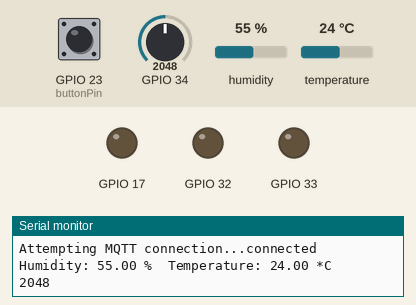
This sketch was run on a simulated ESP32. On the bench: output pins drawn as LEDs (lit = HIGH), the last lines printed to the serial monitor. The test bench sets the inputs (shaded band); at power-on: GPIO 23 (buttonPin) LOW, GPIO 34 = 2048, humidity 55 %, temperature 24 °C. WiFi joins after 1.5 s; servers stay silent unless stated; random numbers use the default seed unless the sketch sets one; no MQTT or app messages arrive unless stated.

Above: at 2.7 s.
2.8 s: GPIO 23 (buttonPin) pulled HIGH for 1 s
At 4.5 s:
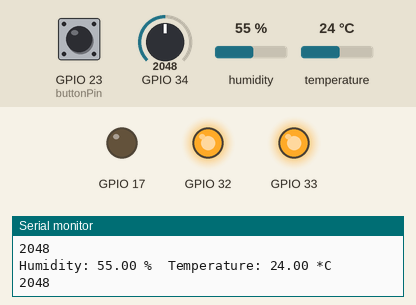
5.3 s: GPIO 23 (buttonPin) pulled HIGH for 0.65 s
At 7.1 s:
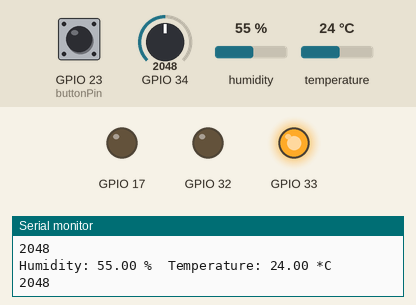
11.5 s: GPIO 23 (buttonPin) pulled HIGH for 3.2 s
At 13.4 s:
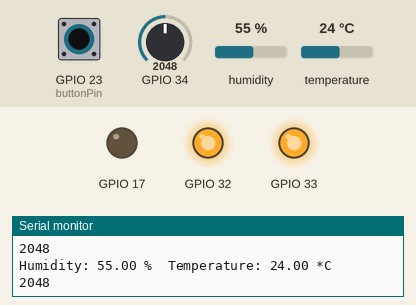
Timing chart, 0 to 14.9 s (numbered marks = the images above; inputs shaded):
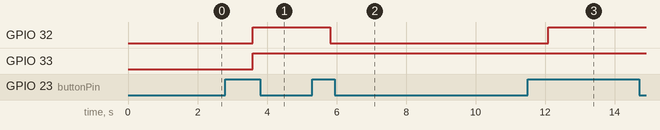

The sketch:

PLACIENCY.ino
```cpp
#include "DHT.h"
#include "Adafruit_Sensor.h"
#include <WiFi.h>
#include <PubSubClient.h>

#define DHTPIN 25       // DHT 센서가 연결된 핀
#define DHTTYPE DHT11   // DHT11을 사용할 경우

DHT dht(DHTPIN, DHTTYPE);
WiFiClient espClient;
PubSubClient client(espClient);

const char* ssid = "bssm_free";
const char* password = "bssm_free";
const char* mqtt_server = "broker.mqtt-dashboard.com";

const int buttonPin = 23; // 버튼이 연결된 핀 번호
bool lastButtonState = LOW;
int ledState = 0;

unsigned long lastMsg = 0;
#define MSG_BUFFER_SIZE  (50)
char msg[MSG_BUFFER_SIZE];
int value = 0;

void setup_wifi() {
  delay(10);
  Serial.println();
  Serial.print("Connecting to ");
  Serial.println(ssid);

  WiFi.mode(WIFI_STA);
  WiFi.begin(ssid, password);

  while (WiFi.status() != WL_CONNECTED) {
    delay(500);
    Serial.print(".");
  }

  randomSeed(micros());

  Serial.println("");
  Serial.println("WiFi connected");
  Serial.println("IP address: ");
  Serial.println(WiFi.localIP());
}

void callback(char* topic, byte* payload, unsigned int length) {
  Serial.print("Message arrived [");
  Serial.print(topic);
  Serial.print("] ");
  for (int i = 0; i < length; i++) {
    Serial.print((char)payload[i]);
  }
  Serial.println();
}

void reconnect() {
  while (!client.connected()) {
    Serial.print("Attempting MQTT connection...");
    String clientId = "ESP8266Client-";
    clientId += String(random(0xffff), HEX);
    if (client.connect(clientId.c_str())) {
      Serial.println("connected");
      client.subscribe("bssm/hino");
    } else {
      Serial.print("failed, rc=");
      Serial.print(client.state());
      Serial.println(" try again in 5 seconds");
      delay(5000);
    }
  }
}

void setup() {
  Serial.begin(115200);
  dht.begin();
  setup_wifi();

  client.setServer(mqtt_server, 1883);
  client.setCallback(callback);

  pinMode(33, OUTPUT); // 빨간불
  pinMode(32, OUTPUT); // 노란불
  pinMode(17, OUTPUT); // 초록불
  pinMode(buttonPin, INPUT); // 버튼 입력 설정
}

void loop() {
  delay(1000);
  float humidity = dht.readHumidity();    // 습도 읽기
  float temperature = dht.readTemperature(); // 섭씨 온도 읽기
  int sensorVal = analogRead(34); // 조도 읽기

  if (isnan(humidity) || isnan(temperature)) {
    Serial.println("Failed to read from DHT sensor!");
    return;
  }

  if (!client.connected()) {
    reconnect();
  }
  client.loop();

  Serial.print("Humidity: ");
  Serial.print(humidity);
  Serial.print(" %\t");
  Serial.print("Temperature: ");
  Serial.print(temperature);
  Serial.println(" *C");

  Serial.println(sensorVal);

  // 버튼 상태 읽기
  bool buttonState = digitalRead(buttonPin);
  if (buttonState == HIGH && lastButtonState == LOW) {
    // 버튼이 눌렸을 때
    ledState = (ledState + 1) % 3;
    for (int i = 0; i < 3; i++) {
      if (i < 3 - ledState) {
        digitalWrite(33 - i, HIGH);
      } else {
        digitalWrite(33 - i, LOW);
      }
    }
    delay(200); // 버튼 디바운싱
  }
  lastButtonState = buttonState;

  // LED 제어 및 MQTT 전송
  const char* ledStatus = "";
  /*
  if (sensorVal >= 2000) {
    delay(2500
    digitalWrite(17, HIGH);
    digitalWrite(32, HIGH);
    digitalWrite(33, HIGH);
    ledStatus = "High";
  } else if (sensorVal >= 1000 && sensorVal <= 1999) {
    digitalWrite(17, LOW);
    digitalWrite(32, HIGH);
    digitalWrite(33, HIGH);
    ledStatus = "Medium";
  } else if (sensorVal >= 0 && sensorVal <= 999) {
    digitalWrite(17, LOW);
    digitalWrite(32, LOW);
    digitalWrite(33, HIGH);
    ledStatus = "Low";
  }
  */
  if (buttonPin == HIGH) {
    while (1) {
    digitalWrite(33, HIGH); //빨강
    digitalWrite(32, LOW); //노랑
    digitalWrite(17, LOW); //초록
    Serial.println("약");
    delay(2500);
    digitalWrite(33, HIGH); //빨강
    digitalWrite(32, HIGH); //노랑
    digitalWrite(17, LOW); //초록
    Serial.println("중");
    delay(2500);
    digitalWrite(33, HIGH); //빨강
    digitalWrite(32, HIGH); //노랑
    digitalWrite(17, HIGH); //초록
    Serial.println("강");
    delay(2500);
    }
  }

  // 온습도 및 LED 상태 MQTT로 전송
  snprintf(msg, MSG_BUFFER_SIZE, "Humidity: %.2f %% Temperature: %.2f *C LED: %s", humidity, temperature, ledStatus);
  client.publish("bssm/hino/data", msg);
}
```

Measured:
- after the input at 2.8 s, GPIO 32, GPIO 33: LOW → HIGH after 0.79 s
- after the input at 5.3 s, GPIO 32: HIGH → LOW after 0.51 s
- after the input at 11.5 s, GPIO 32: LOW → HIGH after 0.59 s
